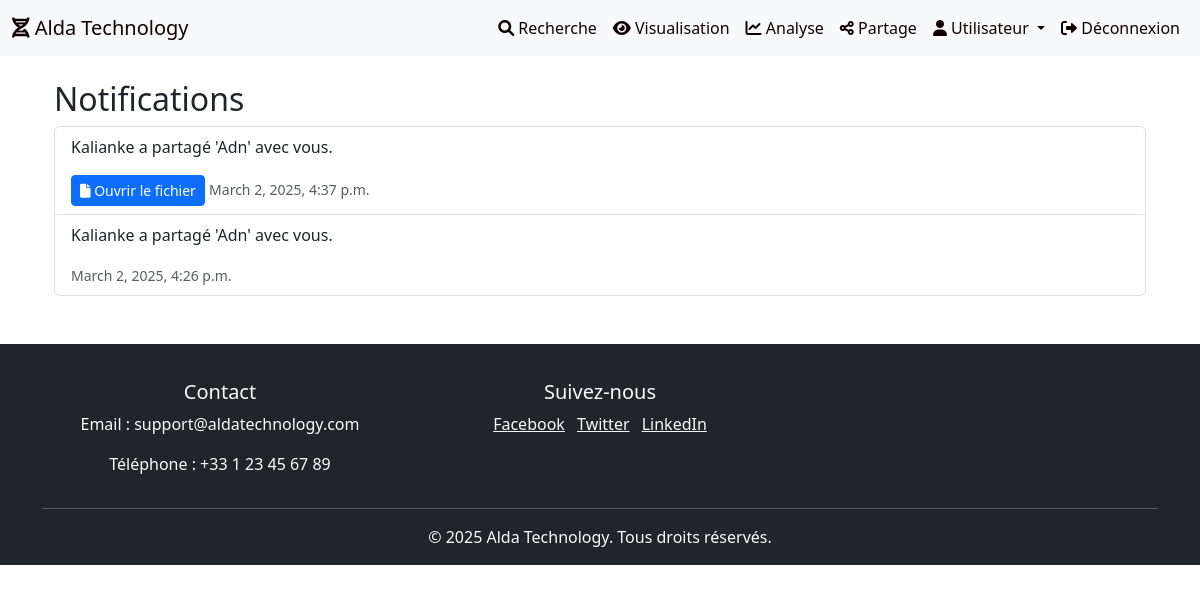
Screenshot of /user_notifications/ (signed in) with the database file from the repository.
### genomic_data/models.py (models this page shows, shortened)
class Notification(models.Model):
    user = models.ForeignKey(User, on_delete=models.CASCADE, related_name='notifications')
    message = models.CharField(max_length=255)
    shared_file = models.ForeignKey(GenomicData, on_delete=models.CASCADE, null=True, blank=True)  # Lien vers le fichier partagé
    created_at = models.DateTimeField(auto_now_add=True)
    is_read = models.BooleanField(default=False)

### genomic_data/views.py (the view)
# urls.py: path('user_notifications/', views.user_notifications, name='user_notifications'),
@login_required
def user_notifications(request):
    notifications = Notification.objects.filter(user=request.user).order_by('-created_at')
    return render(request, 'user_notifications.html', {'notifications': notifications})

### genomic_data/templates/user_notifications.html
{% extends 'base.html' %}
{% block content %}
<div class="container">
    <h2>Notifications</h2>
    <ul class="list-group">
        {% for notification in notifications %}
            <li class="list-group-item">
                <p>{{ notification.message }}</p>
                {% if notification.shared_file %}
                    <a href="{% url 'view_shared_file' notification.shared_file.id %}" class="btn btn-primary btn-sm">
                        <i class="fas fa-file"></i> Ouvrir le fichier
                    </a>
                {% endif %}
                <small class="text-muted">{{ notification.created_at }}</small>
            </li>
        {% empty %}
            <li class="list-group-item">Aucune nouvelle notification.</li>
        {% endfor %}
    </ul>
</div>
{% endblock %}

### genomic_data/static/css/styles.css (style rules this page uses)
body { background-color: #f8f9fa; font-family: 'Arial', sans-serif; }
.container { margin-top: 20px; }
.btn-primary { background-color: #007bff; border-color: #007bff; }

### rows the page displays
Notification: message "Kalianke a partagé 'Adn' avec vous.", shows "Ouvrir le fichier", created_at "March 2, 2025, 4:37 p.m."
Notification: message "Kalianke a partagé 'Adn' avec vous.", created_at "March 2, 2025, 4:26 p.m."
